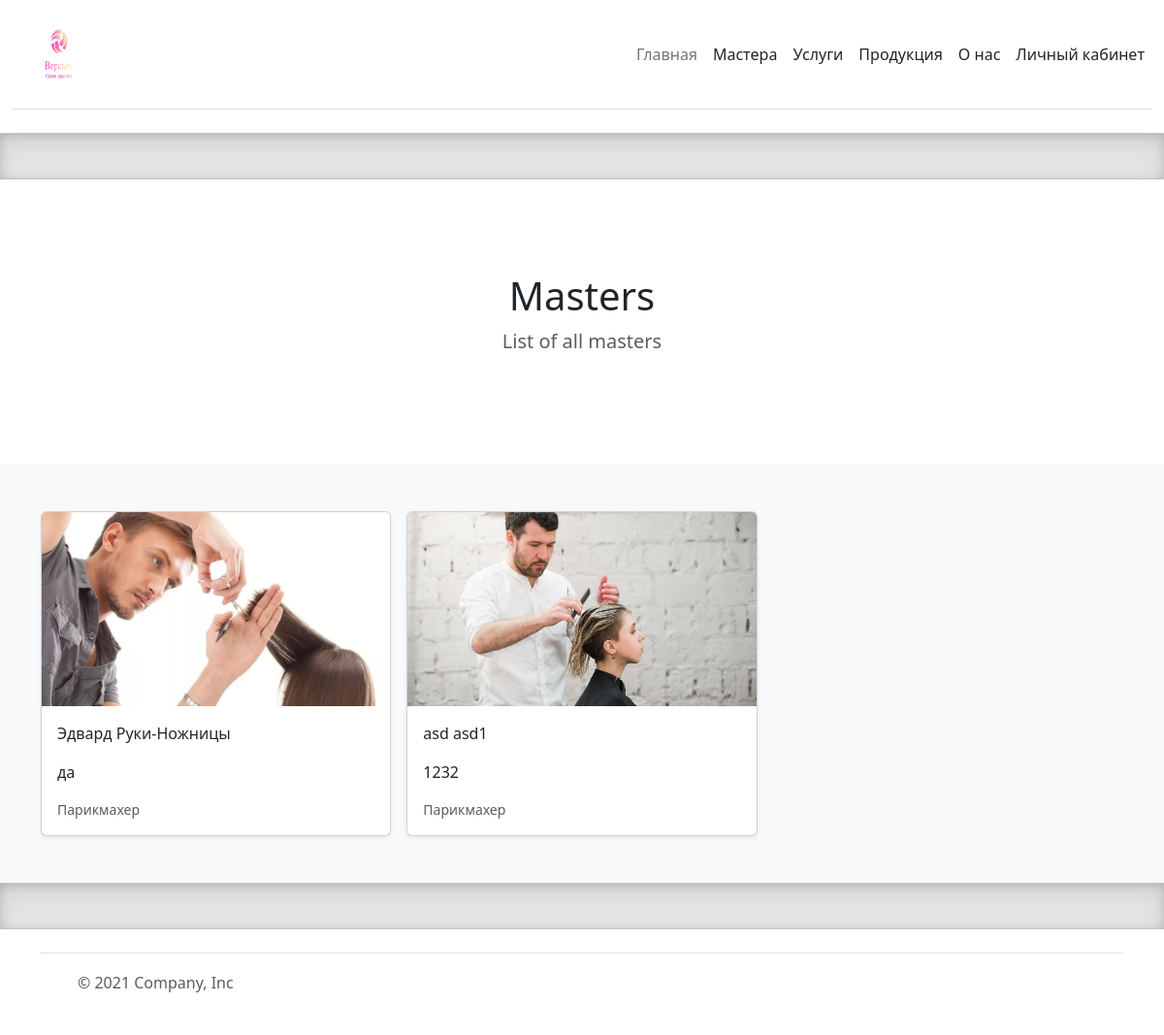
The app's page /masters/, older data.
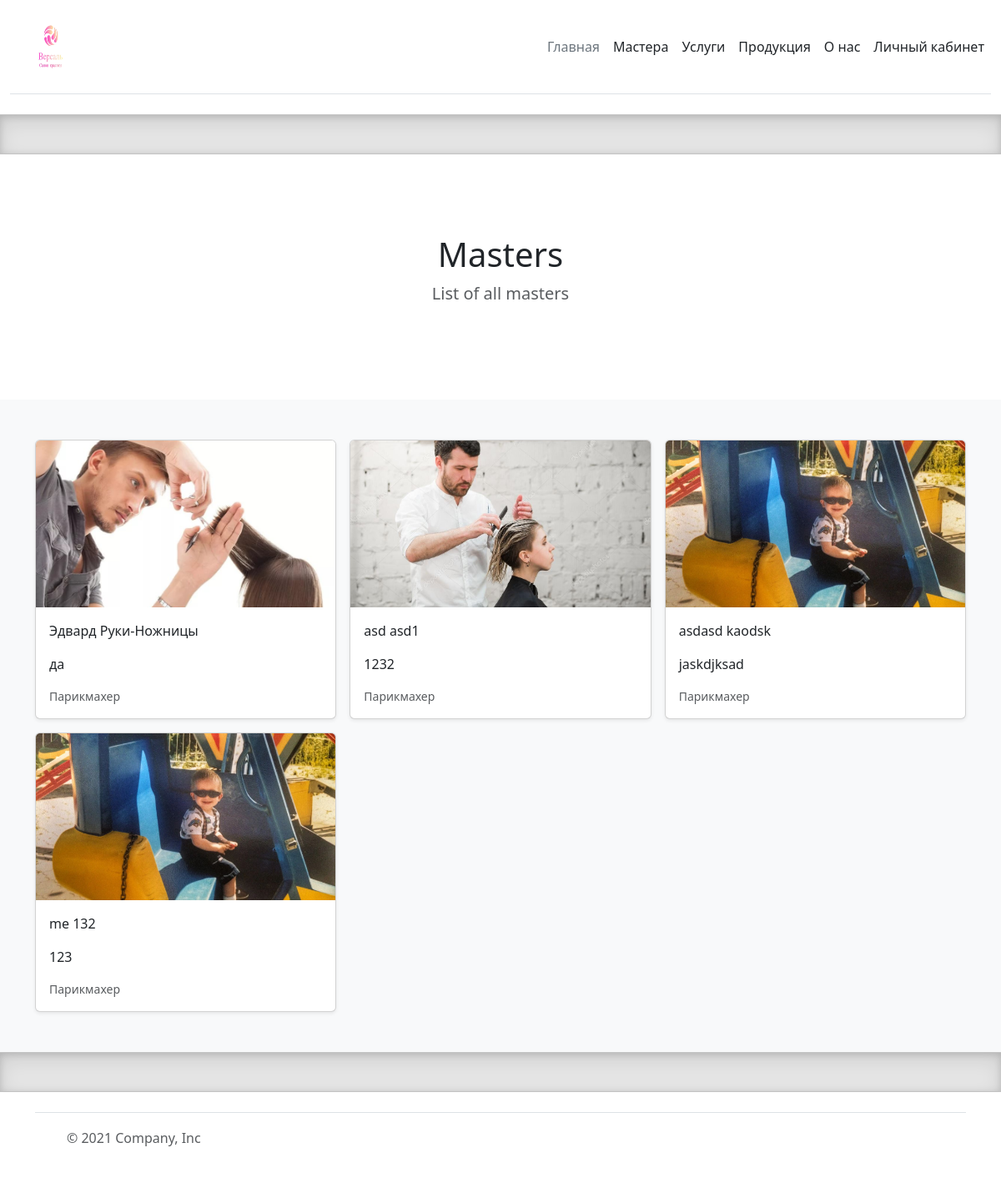
The same page, newer data.
### masters/models.py (models this page shows, shortened)
class Masters(models.Model):
    master_id = models.BigAutoField(primary_key=True)
    first_name = models.CharField('Имя', max_length=25)
    second_name = models.CharField('Фамилия', max_length=25)
    category_id = models.ForeignKey(Categories,  on_delete=models.SET_NULL, null=True, verbose_name='Категория')
    photo = models.ImageField('Фотография', upload_to='images/')
    email = models.CharField('Почта', max_length=50)
    short_description = models.CharField('Краткая информация', max_length=200)
    full_description = models.TextField('Полная информация')
    rating = models.PositiveIntegerField('Рейтинг', blank=True)
    slug = models.SlugField('URL', max_length=50, unique=True, db_index=True)
    class Meta:
        verbose_name = 'Мастер'
        verbose_name_plural = 'Мастера'

class Categories(models.Model):
    category_id = models.BigAutoField(primary_key=True)
    title = models.CharField('Категория', max_length=50)
    photo = models.ImageField('Фотография', upload_to='images/')
    slug = models.SlugField('URL', max_length=50, unique=True, db_index=True)
    def __str__(self):
        return self.title
    class Meta:
        verbose_name = 'Категория'
        verbose_name_plural = 'Категории'

### masters/views.py (the view)
# urls.py: path('', views.masters_list, name='masters_list'),
def masters_list(request):
    all_masters = Masters.objects.all()
    return render(request, 'masters/masters_list.html', {'all_masters': all_masters})

### masters/templates/masters/masters_list.html (shortened to what this page needs)
{% extends 'main/layout.html' %}
{% load static %}
{% block css_link %}
    <link rel="stylesheet" href="{% static 'masters/css/style.css' %}">
{% endblock %}
{% block content %}
    <section class="py-5 text-center container">
    <div class="row py-lg-5">
      <div class="col-lg-6 col-md-8 mx-auto">
        <h1 class="fw-light">Masters</h1>
        <p class="lead text-muted">List of all masters</p>
      </div>
    </div>
  </section>
  <div class="album py-5 bg-light">
    <div class="container">
      <div class="row row-cols-1 row-cols-sm-2 row-cols-md-3 g-3">
        {% for master in all_masters %}
          <div class="col">
            <a href="{% url 'master_info' master.slug %}" class="card-link">
              <div class="card shadow-sm">
    <img
      src="{{master.photo.url}}"
      alt="{{ master.first_name }} {{ master.second_name }}"
      class="bd-placeholder-img card-img-top master-image"
    />
    <div class="card-body">
      <p class="card-text">{{ master.first_name}}  {{master.second_name}}</p>
      <p class="card-text">{{ master.short_description }}</p>
      <div class="d-flex justify-content-between align-items-center">
        <small class="text-muted">{{ master.category_id }}</small>
      </div>
    </div>
  </div>
          </a>
        </div>
      {% endfor %}
    </div>
  </div>
</div>
{% endblock %}

Row changes from the older to the newer data that the page shows:
added Masters: photo (picture), first_name "asdasd", second_name "kaodsk", short_description "jaskdjksad", category_id "Парикмахер"
added Masters: photo (picture), first_name "me", second_name "132", short_description "123", category_id "Парикмахер"
